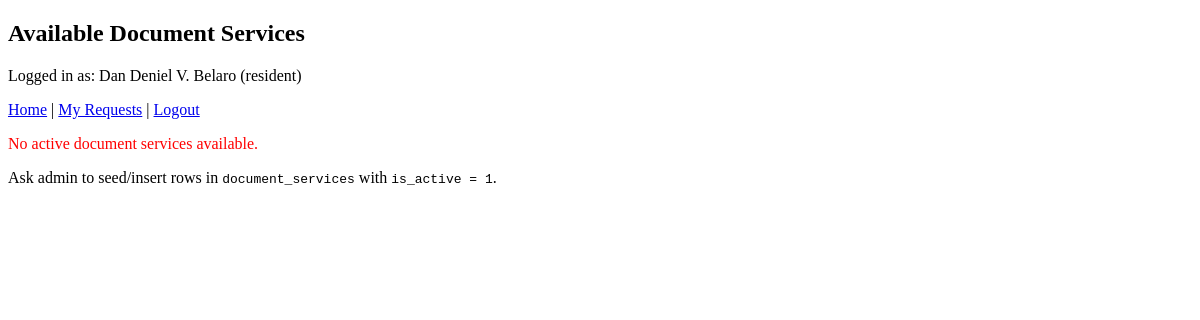
Page /public/services.php (signed in) on the earlier database version.
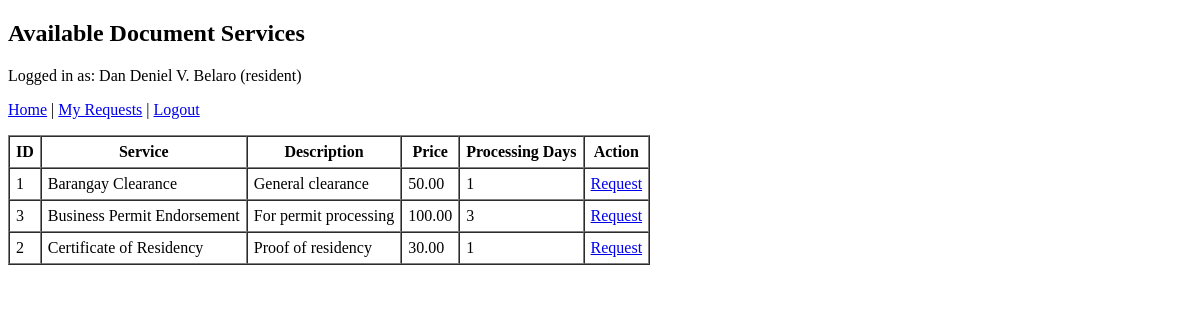
Same page on the later database version.
### tables this page shows
CREATE TABLE `users` (
  `id` int(10) UNSIGNED NOT NULL,
  `full_name` varchar(100) NOT NULL,
  `email` varchar(100) NOT NULL,
  `password_hash` varchar(255) NOT NULL,
  `role` enum('resident','staff','admin') NOT NULL DEFAULT 'resident',
  `address` text DEFAULT NULL,
  `contact_number` varchar(20) DEFAULT NULL,
  `created_at` timestamp NULL DEFAULT current_timestamp(),
  `updated_at` timestamp NULL DEFAULT current_timestamp() ON UPDATE current_timestamp()
);

CREATE TABLE `document_services` (
  `id` int(10) UNSIGNED NOT NULL,
  `name` varchar(100) NOT NULL,
  `description` text DEFAULT NULL,
  `price` decimal(10,2) NOT NULL DEFAULT 0.00,
  `processing_time_days` int(11) NOT NULL DEFAULT 1,
  `is_active` tinyint(1) NOT NULL DEFAULT 1,
  `created_at` timestamp NULL DEFAULT current_timestamp(),
  `updated_at` timestamp NULL DEFAULT current_timestamp() ON UPDATE current_timestamp()
);

### app/config/database.php (called while the page is built)
<?php
return [
    'driver'   => 'mysql',
    'host'     => '127.0.0.1',
    'port'     => 3306,
    'database' => 'citiserve_db',
    'username' => 'phpmyadmin',
    'password' => 'YourStrongPassword',
    'charset'  => 'utf8mb4',
    'collation'=> 'utf8mb4_unicode_ci',
];

### app/core/Database.php (called while the page is built)
<?php
class Database
{
    private static ?Database $instance = null;
    private PDO $connection;
    private function __construct()
    {
        $config = require __DIR__ . '/../config/database.php';
        $dsn = sprintf(
            '%s:host=%s;port=%d;dbname=%s;charset=%s',
            $config['driver'],
            $config['host'],
            $config['port'],
            $config['database'],
            $config['charset']
        );
        try {
            $this->connection = new PDO(
                $dsn,
                $config['username'],
                $config['password'],
                [
                    PDO::ATTR_ERRMODE            => PDO::ERRMODE_EXCEPTION,
                    PDO::ATTR_DEFAULT_FETCH_MODE => PDO::FETCH_ASSOC,
                    PDO::ATTR_EMULATE_PREPARES   => false,
                ]
            );
        } catch (PDOException $e) {
            die('Database connection failed: ' . $e->getMessage());
        }
    }
    public static function getInstance(): Database
    {
        if (self::$instance === null) {
            self::$instance = new Database();
        }
        return self::$instance;
    }
    public function getConnection(): PDO
    {
        return $this->connection;
    }
}

### app/helpers/auth.php (called while the page is built, shortened)
<?php
require_once __DIR__ . '/../repositories/UserRepository.php';
function require_login(): array
{
    $repo = new UserRepository();
    $user = $repo->findById((int)$_SESSION['user_id']);
    return [
        'id' => $user->id,
        'full_name' => $user->full_name,
        'email' => $user->email,
        'role' => $user->role
    ];
}

### app/repositories/UserRepository.php (called while the page is built, shortened)
<?php
require_once __DIR__ . '/../models/User.php';
require_once __DIR__ . '/../core/Database.php';
class UserRepository
{
    private PDO $db;
    public function __construct()
    {
        $this->db = Database::getInstance()->getConnection();
    }
    public function findById(int $id): ?User
    {
        $stmt = $this->db->prepare('SELECT * FROM users WHERE id = ? LIMIT 1');
        $stmt->execute([$id]);
        $row = $stmt->fetch();
        return $row ? User::fromRow($row) : null;
    }
}

### app/models/User.php (called while the page is built, shortened)
<?php
class User
{
    public static function fromRow(array $row): User
    {
        $u = new User();
        $u->id = isset($row['id']) ? (int)$row['id'] : null;
        $u->full_name = $row['full_name'] ?? '';
        $u->email = $row['email'] ?? '';
        $u->password_hash = $row['password_hash'] ?? '';
        $u->role = $row['role'] ?? 'resident';
        $u->address = $row['address'] ?? null;
        $u->contact_number = $row['contact_number'] ?? null;
        $u->created_at = $row['created_at'] ?? null;
        $u->updated_at = $row['updated_at'] ?? null;
        return $u;
    }
}

### app/repositories/DocumentServiceRepository.php (called while the page is built, shortened)
<?php
require_once __DIR__ . '/../core/Database.php';
class DocumentServiceRepository
{
    private PDO $db;
    public function __construct()
    {
        $this->db = Database::getInstance()->getConnection();
    }
    public function getAllActive(): array
    {
        $stmt = $this->db->query("
            SELECT id, name, description, price, processing_time_days
            FROM document_services
            WHERE is_active = 1
            ORDER BY name ASC
        ");
        return $stmt->fetchAll();
    }
}

### public/services.php (the view, shortened to what this page needs)
<?php
require_once __DIR__ . '/../app/helpers/auth.php';
require_once __DIR__ . '/../app/repositories/DocumentServiceRepository.php';
$user = require_login();
$serviceRepo = new DocumentServiceRepository();
$services = $serviceRepo->getAllActive();
?>
<!doctype html>
<html>
<head>
</head>
<body>
    <h2>Available Document Services</h2>
    <p>Logged in as: <?= htmlspecialchars($user['full_name']) ?> (<?= htmlspecialchars($user['role']) ?>)</p>
    <p>
        <a href="/CitiServe/public/index.php">Home</a> |
        <a href="/CitiServe/public/my_requests.php">My Requests</a> |
        <a href="/CitiServe/public/logout.php">Logout</a>
    </p>
    <?php if (empty($services)): ?>
        <p style="color:red;">No active document services available.</p>
        <p>Ask admin to seed/insert rows in <code>document_services</code> with <code>is_active = 1</code>.</p>
    <?php else: ?>
        <table border="1" cellpadding="6" cellspacing="0">
            <tr>
                <th>ID</th>
                <th>Service</th>
                <th>Description</th>
                <th>Price</th>
                <th>Processing Days</th>
                <th>Action</th>
            </tr>
            <?php foreach ($services as $s): ?>
                <tr>
                    <td><?= (int)$s['id'] ?></td>
                    <td><?= htmlspecialchars($s['name']) ?></td>
                    <td><?= htmlspecialchars($s['description'] ?? '') ?></td>
                    <td><?= htmlspecialchars($s['price']) ?></td>
                    <td><?= htmlspecialchars($s['processing_time_days']) ?></td>
                    <td>
                        <a href="/CitiServe/public/request_create.php?service_id=<?= (int)$s['id'] ?>">
                            Request
                        </a>
                    </td>
                </tr>
            <?php endforeach; ?>
        </table>
    <?php endif; ?>
</body>
</html>

Differences in the rows shown:
added document_services: id "1", name "Barangay Clearance", description "General clearance", price "50.00", processing_time_days "1"
added document_services: id "3", name "Business Permit Endorsement", description "For permit processing", price "100.00", processing_time_days "3"
added document_services: id "2", name "Certificate of Residency", description "Proof of residency", price "30.00", processing_time_days "1"
Other differences:
text no longer shown: "No active document services available. Ask admin to seed/insert rows in document_services with is_active = 1 ."
text now shown: "ID Service Description Price Processing Days Action"
